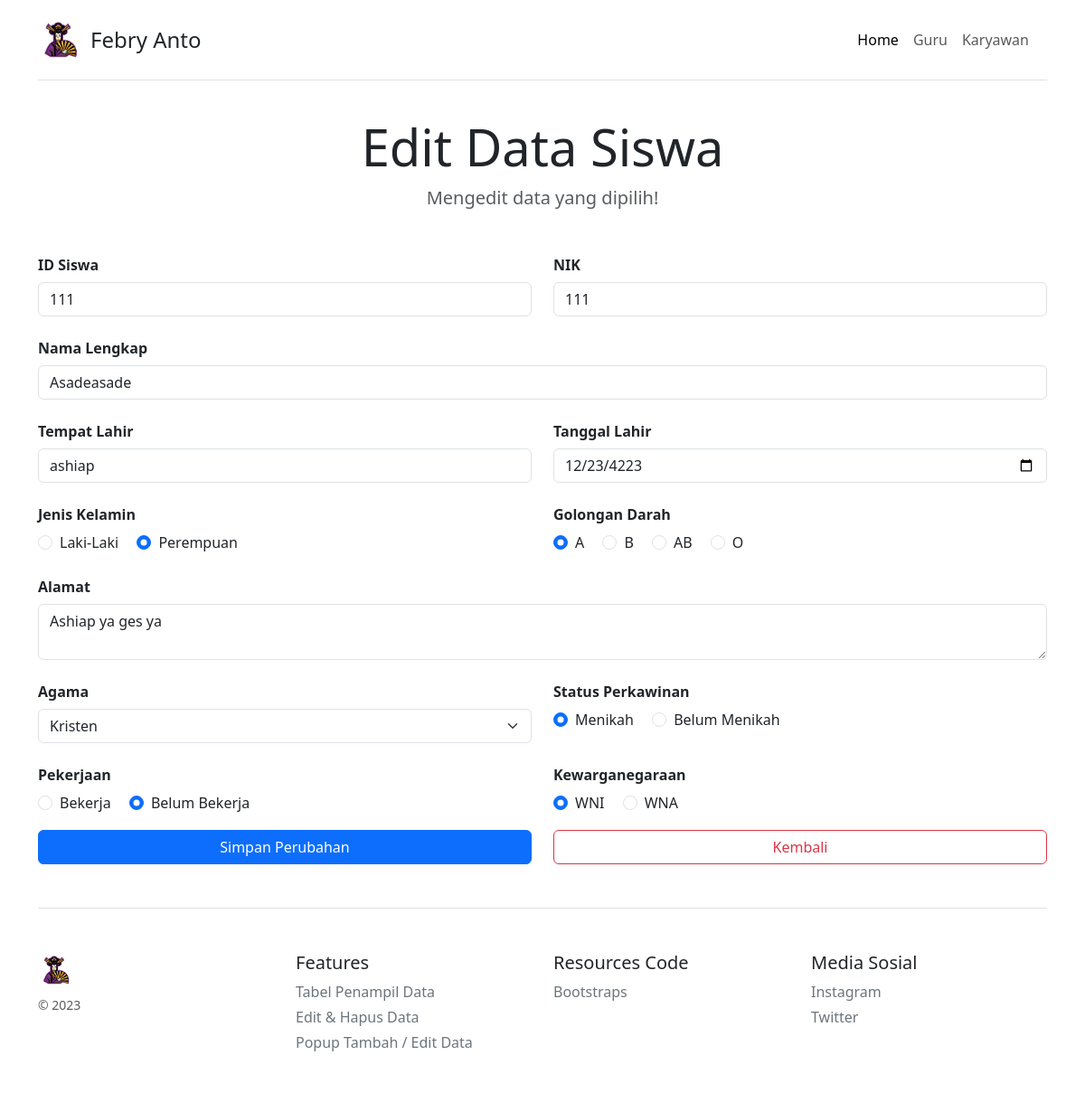
The app's page /dbsiswa/tb_siswa/form_edit_siswa.php?id_siswa=111 (signed in) with its own data.
### tables this page shows
CREATE TABLE `tb_siswa` (
  `id_siswa` varchar(7) NOT NULL,
  `nik` char(16) NOT NULL,
  `nama` varchar(30) NOT NULL,
  `tempat_lahir` varchar(20) NOT NULL,
  `tanggal_lahir` date NOT NULL,
  `jenis_kelamin` enum('L','P') NOT NULL,
  `golongan_darah` enum('A','B','AB','O') NOT NULL,
  `alamat` varchar(70) NOT NULL,
  `agama` enum('islam','kristen','buddha','hindu') NOT NULL,
  `status_perkawinan` enum('menikah','belum menikah') NOT NULL,
  `pekerjaan` enum('bekerja','belum bekerja') NOT NULL,
  `kewarganegaraan` enum('WNI','WNA') NOT NULL
);

### dbsiswa/tb_siswa/form_edit_siswa.php (the view, shortened to what this page needs)
<!doctype html>
<html lang="en">
<head>
  <link href="https://cdn.jsdelivr.net/npm/bootstrap@5.3.0-alpha1/dist/css/bootstrap.min.css" rel="stylesheet"
>
  <link href="/docs/5.3/dist/css/bootstrap.min.css" rel="stylesheet"
>
</head>
<body>
  <div class="container py-3">
    <header>
      <div class="d-flex flex-column flex-md-row align-items-center pb-3 mb-4 border-bottom">
        <a href="/" class="d-flex align-items-center text-dark text-decoration-none">
          <img src="static/4-removebg-preview.png" width="50" height="50" class="me-2" viewBox="0 0 118 94" role="img">
          <span class="fs-4">Febry Anto</span>
        </a>
        <nav class="d-inline-flex mt-2 mt-md-0 ms-md-auto">
          <nav class="navbar navbar-expand-lg">
            <div class="container-fluid">
              <div class="collapse navbar-collapse" id="navbarSupportedContent">
                <ul class="navbar-nav me-auto mb-2 mb-lg-0">
                  <li class="nav-item">
                    <a class="nav-link active" aria-current="page" href="index.php">Home</a>
                  </li>
                  <li class="nav-item">
                    <a class="nav-link" href="../tb_guru/index.php">Guru</a>
                  </li>
                  <li class="nav-item">
                    <a class="nav-link" href="../tb_karyawan/index.php">Karyawan</a>
                  </li>
                </ul>
              </div>
            </div>
          </nav>
        </nav>
      </div>
      <div class="pricing-header p-3 pb-md-4 mx-auto text-center">
        <h1 class="display-4 fw-normal">Edit Data Siswa</h1>
        <p class="fs-5 text-muted">Mengedit data yang dipilih!</p>
      </div>
    </header>
    <?php
    include "../koneksi/koneksi.php";
    $id_siswa = $_GET['id_siswa'];
    $query = mysqli_query($koneksi, "SELECT * FROM tb_siswa WHERE id_siswa='$id_siswa'") or die(mysqli_error());
    while ($data = mysqli_fetch_array($query)) {
      ?>
      <form action="proses_edit_siswa.php" method="post">
        <div class="row">
          <div class="col-md-6">
              <div class="mb-3">
                <label for="disabledTextInput" class="col-form-label fw-bold" >ID Siswa</label>
                <input type="text" id="disabledTextInput" class="form-control" name="id_siswa"
                  value="<?php echo $data['id_siswa'] ?>" readonly/>
              </div>
          </div>
          <div class="col-md-6 ms-auto">
            <div class="mb-3">
              <label for="recipient-name" class="col-form-label fw-bold">NIK</label>
              <input type="text" class="form-control" id="recipient-name" name="nik_siswa"
                value="<?php echo $data['nik'] ?>" />
            </div>
          </div>
        </div>
        <div class="mb-3">
          <label for="recipient-name" class="col-form-label fw-bold">Nama Lengkap</label>
          <input type="text" class="form-control" id="recipient-name" name="nama_siswa"
            value="<?php echo $data['nama'] ?>" />
        </div>
        <div class="row">
          <div class="col-md-6">
            <div class="mb-3">
              <label for="recipient-name" class="fw-bold col-form-label">Tempat Lahir</label>
              <input type="text" class="form-control" id="recipient-name" name="tempat_lahir_siswa"
                value="<?php echo $data['tempat_lahir'] ?>" />
            </div>
          </div>
          <div class="col-md-6 ms-auto">
            <div class="mb-3">
              <label for="recipient-name" class="col-form-label fw-bold">Tanggal Lahir</label>
              <input type="date" class="form-control" id="recipient-name" name="tanggal_lahir_siswa"
                value="<?php echo $data['tanggal_lahir'] ?>" />
            </div>
          </div>
        </div>
        <div class="row">
          <div class="col-md-6">
            <div class="mb-3">
              <div class="row">
                <label for="recipient-name" class="fw-bold col-form-label">Jenis Kelamin</label>
                <div class="col">
                  <div class="form-check form-check-inline">
                    <input class="form-check-input" type="radio" id="inlineRadio1"
                        name="jenis_kelamin_siswa" value="L" <?php if ($data['jenis_kelamin'] == 'L')
                        echo 'checked' ?> />
                      <label class="form-check-label" for="inlineRadio1">Laki-Laki</label>
                    </div>
                    <div class="form-check form-check-inline">
                      <input class="form-check-input" type="radio" id="inlineRadio2"
                        name="jenis_kelamin_siswa" value="P" <?php if ($data['jenis_kelamin'] == 'P')
                        echo 'checked' ?> />
                      <label class="form-check-label" for="inlineRadio2">Perempuan</label>
                    </div>
                  </div>
                </div>
              </div>
            </div>
            <div class="col-md-6 ms-auto">
              <div class="mb-3">
                <div class="row">
                  <label for="recipient-name" class="fw-bold col-form-label">Golongan Darah</label>
                  <div class="col">
                    <div class="form-check form-check-inline">
                      <input class="form-check-input" type="radio" id="inlineRadio1"
                       type="radio" name="golongan_darah_siswa" value="A" <?php
                      if ($data['golongan_darah'] == 'A')
                        echo 'checked' ?> />
                      <label class="form-check-label" for="inlineRadio1">A</label>
                    </div>
                    <div class="form-check form-check-inline">
                      <input class="form-check-input" type="radio" id="inlineRadio2"
                       type="radio" name="golongan_darah_siswa" value="B" <?php
                      if ($data['golongan_darah'] == 'B')
                        echo 'checked' ?> />
                      <label class="form-check-label" for="inlineRadio2">B</label>
                    </div>
                    <div class="form-check form-check-inline">
                      <input class="form-check-input" type="radio" id="inlineRadio2"
                       type="radio" name="golongan_darah_siswa" value="AB" <?php
                      if ($data['golongan_darah'] == 'AB')
                        echo 'checked' ?> />
                      <label class="form-check-label" for="inlineRadio2">AB</label>
                    </div>
                    <div class="form-check form-check-inline">
                      <input class="form-check-input" type="radio" id="inlineRadio2"
                       type="radio" name="golongan_darah_siswa" value="O" <?php
                      if ($data['golongan_darah'] == 'O')
                        echo 'checked' ?> />
                      <label class="form-check-label" for="inlineRadio2">O</label>
                    </div>
                  </div>
                </div>
              </div>
            </div>
          </div>
          <div class="mb-3">
            <label for="message-text" class="col-form-label fw-bold">Alamat</label>
            <textarea class="form-control" id="message-text" name="alamat_siswa"><?php echo $data['alamat'] ?></textarea>
        </div>
        <div class="row">
          <div class="col-md-6">
            <div class="mb-3">
              <label for="selected" class="col-form-label fw-bold">Agama</label>
              <select name="agama_siswa" class="form-select">
                  <option value="kristen" <?php if ($data['agama'] == 'kristen')
                  echo 'selected' ?>>Kristen</option>
                </select>
              </div>
            </div>
            <div class="col-md-6">
              <div class="mb-3">
                <div class="row">
                  <label for="recipient-name" class="fw-bold col-form-label">Status Perkawinan</label>
                  <div class="col">
                    <div class="form-check form-check-inline">
                      <input class="form-check-input" type="radio" id="inlineRadio1"
                        name="status_perkawinan" value="menikah" <?php
                if ($data['status_perkawinan'] == 'menikah')
                  echo 'checked' ?> />
                      <label class="form-check-label" for="inlineRadio1">Menikah</label>
                    </div>
                    <div class="form-check form-check-inline">
                      <input class="form-check-input" type="radio" id="inlineRadio2"
                        name="status_perkawinan" value="belum menikah" <?php
                if ($data['status_perkawinan'] == 'belum menikah')
                  echo 'checked' ?> />
                      <label class="form-check-label" for="inlineRadio2">Belum Menikah</label>
                    </div>
                  </div>
                </div>
              </div>
            </div>
          </div>
          <div class="row">
            <div class="col-md-6">
              <div class="mb-3">
                <div class="row">
                  <label for="recipient-name" class="fw-bold col-form-label">Pekerjaan</label>
                  <div class="col">
                    <div class="form-check form-check-inline">
                      <input class="form-check-input" type="radio" id="inlineRadio1"
                       name="pekerjaan" value="bekerja" <?php if ($data['pekerjaan'] == 'bekerja')
                  echo 'checked' ?> />
                      <label class="form-check-label" for="inlineRadio1">Bekerja</label>
                    </div>
                    <div class="form-check form-check-inline">
                      <input class="form-check-input" type="radio" id="inlineRadio2"
                       name="pekerjaan" value="belum bekerja" <?php if ($data['pekerjaan'] == 'belum bekerja')
                  echo 'checked' ?> />
                      <label class="form-check-label" for="inlineRadio2">Belum Bekerja</label>
                    </div>
                  </div>
                </div>
              </div>
            </div>
            <div class="col-md-6">
              <div class="mb-3">
                <div class="row">
                  <label for="recipient-name" class="fw-bold col-form-label">Kewarganegaraan</label>
                  <div class="col">
                    <div class="form-check form-check-inline">
                      <input class="form-check-input" type="radio" id="inlineRadio1"
                       name="kewarganegaraan_siswa" value="WNI" <?php if ($data['kewarganegaraan'] == 'WNI')
                  echo 'checked' ?> />
                      <label class="form-check-label" for="inlineRadio1">WNI</label>
                    </div>
                    <div class="form-check form-check-inline">
                      <input class="form-check-input" type="radio" id="inlineRadio2"
                       name="kewarganegaraan_siswa" value="WNA" <?php if ($data['kewarganegaraan'] == 'WNA')
                  echo 'checked' ?> />
                      <label class="form-check-label" for="inlineRadio2">WNA</label>
                    </div>
                  </div>
                </div>
              </div>
            </div>
          </div>
          <div class="row">
            <div class="col">
              <input type="submit" value="Simpan Perubahan" style="width: 100%;" class="btn btn-primary">
            </div>
            <div class="col">
              <a href="index.php" class="btn btn-outline-danger" style="width: 100%;">Kembali</a>
            </div>
          </div>
        </form>
    <?php } ?>
    <footer class="pt-4 my-md-5 pt-md-5 border-top">
      <div class="row">
        <div class="col-12 col-md">
          <img class="mb-2" src="static/4-removebg-preview.png" alt="" width="40px" height="40px">
          <small class="d-block mb-3 text-muted">© 2023</small>
        </div>
        <div class="col-6 col-md">
          <h5>Features</h5>
          <ul class="list-unstyled text-small">
            <li class="mb-1"><a class="link-secondary text-decoration-none" href="#">Tabel Penampil Data</a></li>
            <li class="mb-1"><a class="link-secondary text-decoration-none" href="#">Edit & Hapus Data</a></li>
            <li class="mb-1"><a class="link-secondary text-decoration-none" href="#">Popup Tambah / Edit Data</a></li>
          </ul>
        </div>
        <div class="col-6 col-md">
          <h5>Resources Code</h5>
          <ul class="list-unstyled text-small">
            <li class="mb-1"><a class="link-secondary text-decoration-none" href="#">Bootstraps</a></li>
          </ul>
        </div>
        <div class="col-6 col-md">
          <h5>Media Sosial</h5>
          <ul class="list-unstyled text-small">
            <li class="mb-1"><a class="link-secondary text-decoration-none" href="#">Instagram</a></li>
            <li class="mb-1"><a class="link-secondary text-decoration-none" href="#">Twitter</a></li>
          </ul>
        </div>
      </div>
    </footer>
  </div>
</body>
</html>

### records on screen
tb_siswa: id_siswa "111", nik_siswa "111", nama_siswa "Asadeasade", tempat_lahir_siswa "ashiap", tanggal_lahir_siswa "12/23/4223", jenis_kelamin "☐ Laki-Laki", jenis_kelamin "☑ Perempuan", golongan_darah "☑", alamat_siswa "Ashiap ya ges ya", agama_siswa "Kristen", status_perkawinan "☑", pekerjaan "☑", kewarganegaraan "☑"
